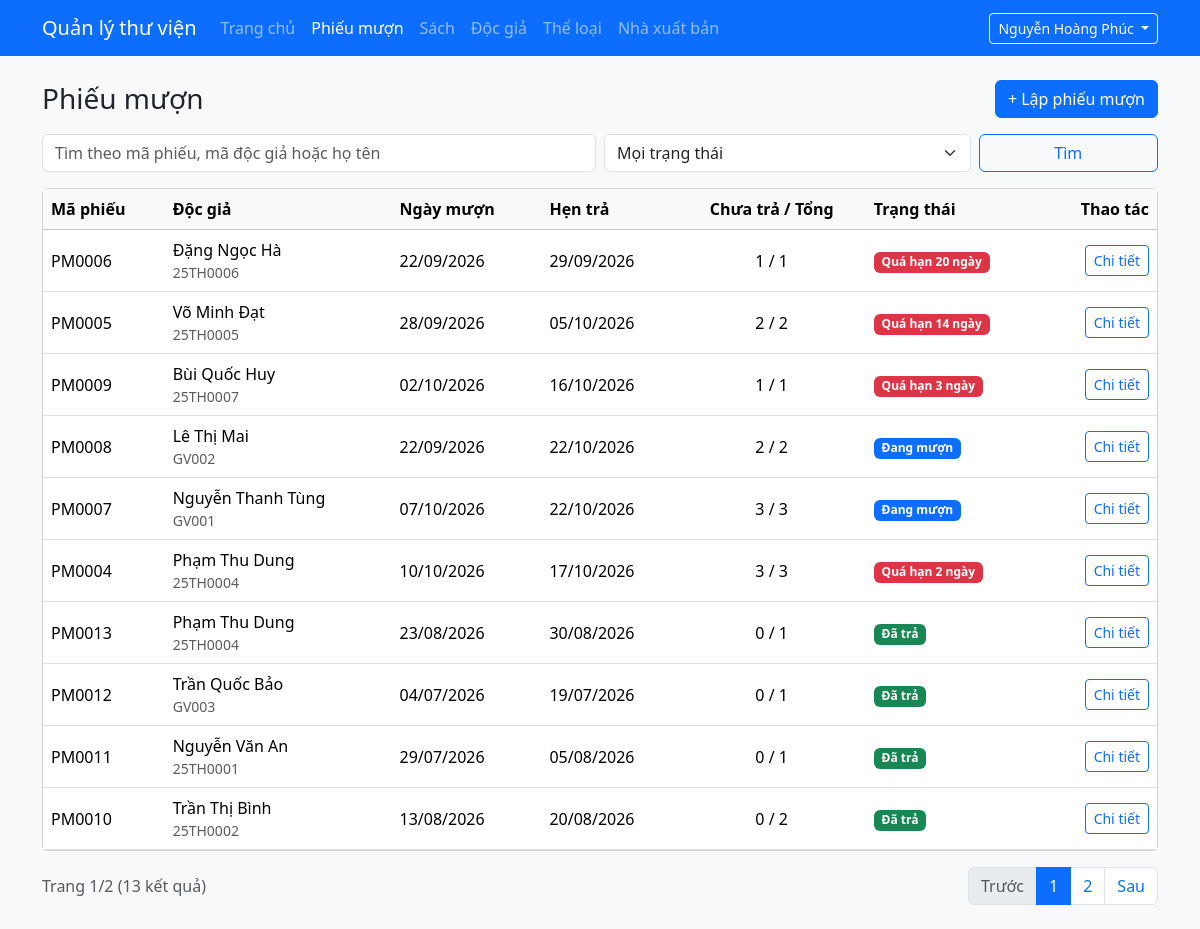
/admin/phieumuon.php (signed in), run on the app's committed database.
### tables this page shows
CREATE TABLE phieumuon (
  id                    INT UNSIGNED NOT NULL AUTO_INCREMENT PRIMARY KEY,
  ma_phieu              VARCHAR(20)  NOT NULL UNIQUE,
  id_doc_gia            INT UNSIGNED NOT NULL,
  id_nhan_vien          INT UNSIGNED NOT NULL,           
  ngay_muon             DATE NOT NULL,
  ngay_hen_tra          DATE NOT NULL,                   
  so_lan_gia_han_da_dung TINYINT UNSIGNED NOT NULL DEFAULT 0,   
  trang_thai            ENUM('dang_muon','da_tra','qua_han') NOT NULL DEFAULT 'dang_muon',
  CONSTRAINT fk_phieu_docgia   FOREIGN KEY (id_doc_gia)   REFERENCES docgia(id),
  CONSTRAINT fk_phieu_nhanvien FOREIGN KEY (id_nhan_vien) REFERENCES nhanvien(id),
  CHECK (ngay_hen_tra >= ngay_muon),
  INDEX idx_phieu_hen_tra (trang_thai, ngay_hen_tra)       
);

CREATE TABLE docgia (
  id            INT UNSIGNED NOT NULL AUTO_INCREMENT PRIMARY KEY,
  ma_doc_gia    VARCHAR(20)  NOT NULL UNIQUE,     
  ho_ten        VARCHAR(100) NOT NULL,
  ngay_sinh     DATE         NULL,
  gioi_tinh     ENUM('nam','nu','khac') NOT NULL DEFAULT 'khac',
  dia_chi       VARCHAR(255) NULL,
  sdt           VARCHAR(15)  NULL,
  email         VARCHAR(100) NULL,
  id_loai       INT UNSIGNED NOT NULL,
  mat_khau      VARCHAR(255) NOT NULL,            
  ngay_dang_ky  DATE         NOT NULL,
  trang_thai    ENUM('hoat_dong','khoa') NOT NULL DEFAULT 'hoat_dong',
  CONSTRAINT fk_docgia_loai FOREIGN KEY (id_loai) REFERENCES loaidocgia(id)
);

### includes/helpers.php (called while the page is built, shortened)
<?php
function e($chuoi): string
{
    return htmlspecialchars((string) $chuoi, ENT_QUOTES | ENT_SUBSTITUTE, 'UTF-8');
}
function layChuoiGet(string $ten): string
{
    $giaTri = $_GET[$ten] ?? '';
    return is_string($giaTri) ? trim($giaTri) : '';
}

### includes/csdl.php (called while the page is built, shortened)
<?php
function truyVan(mysqli $conn, string $sql, string $kieu = '', array $thamSo = []): mysqli_stmt
{
    $stmt = mysqli_prepare($conn, $sql);
    if ($kieu !== '') {
        mysqli_stmt_bind_param($stmt, $kieu, ...$thamSo);
    }
    mysqli_stmt_execute($stmt);
    return $stmt;
}

### includes/muon-tra.php (called while the page is built, shortened)
<?php
require_once __DIR__ . '/csdl.php';
function ngayVN(?string $ngay): string
{
    return date('d/m/Y', strtotime($ngay));
}
function nhanTrangThaiPhieu(int $soCuonChuaTra, int $soNgayTre): array
{
    if ($soCuonChuaTra === 0) {
        return ['Đã trả', 'success'];
    }
    if ($soNgayTre > 0) {
        return ['Quá hạn ' . $soNgayTre . ' ngày', 'danger'];
    }
    return ['Đang mượn', 'primary'];
}

### admin/phieumuon.php (the view, shortened to what this page needs)
<?php
require_once __DIR__ . '/../includes/khoi-tao-admin.php';
require_once __DIR__ . '/../includes/muon-tra.php';
$soDongMoiTrang = 10;
$tuKhoa = layChuoiGet('q');
$trangThai = layChuoiGet('trangthai');
if (!in_array($trangThai, ['dang_muon', 'qua_han', 'da_tra'], true)) {
    $trangThai = '';
}
$pageNum = filter_var(layChuoiGet('page'), FILTER_VALIDATE_INT);
$pageNum = ($pageNum !== false && $pageNum > 0) ? $pageNum : 1;
$dieuKien = [];
$kieu     = '';
$thamSo   = [];
$menhDeWhere = count($dieuKien) > 0 ? 'WHERE ' . implode(' AND ', $dieuKien) : '';
$stmt = truyVan(
    $conn,
    "SELECT COUNT(*) FROM phieumuon pm JOIN docgia dg ON dg.id = pm.id_doc_gia $menhDeWhere",
    $kieu,
    $thamSo
);
$numRows = (int) mysqli_fetch_row(mysqli_stmt_get_result($stmt))[0];
$maxPage = max(1, (int) ceil($numRows / $soDongMoiTrang));
$pageNum = min($pageNum, $maxPage);
$offset  = ($pageNum - 1) * $soDongMoiTrang;
$sql = "SELECT pm.id, pm.ma_phieu, pm.ngay_muon, pm.ngay_hen_tra, dg.ma_doc_gia, dg.ho_ten,
               DATEDIFF(CURDATE(), pm.ngay_hen_tra) AS so_ngay_tre,
               (SELECT COUNT(*) FROM chitietphieumuon ct WHERE ct.id_phieu_muon = pm.id) AS tong_cuon,
               (SELECT COUNT(*) FROM chitietphieumuon ct
                WHERE ct.id_phieu_muon = pm.id AND ct.ngay_tra_thuc_te IS NULL) AS chua_tra
        FROM phieumuon pm
        JOIN docgia dg ON dg.id = pm.id_doc_gia
        $menhDeWhere
        ORDER BY pm.id DESC
        LIMIT ? OFFSET ?";
$stmt = truyVan(
    $conn,
    $sql,
    $kieu . 'ii',
    array_merge($thamSo, [$soDongMoiTrang, $offset])
);
$dsPhieu = mysqli_fetch_all(mysqli_stmt_get_result($stmt), MYSQLI_ASSOC);
function lienKetTrang(int $page, string $tuKhoa, string $trangThai): string
{
    $thamSoUrl = ['page' => $page];
    return '?' . e(http_build_query($thamSoUrl));
}
require __DIR__ . '/../includes/admin-dau.php';
?>
<div class="d-flex flex-wrap justify-content-between align-items-center mb-3 gap-2">
    <h1 class="h3 mb-0">Phiếu mượn</h1>
    <a href="phieumuon-them.php" class="btn btn-primary">+ Lập phiếu mượn</a>
</div>
<form method="get" class="row g-2 mb-3">
    <div class="col-12 col-md-6">
        <input type="text" class="form-control" name="q" value="<?= e($tuKhoa) ?>"
               placeholder="Tìm theo mã phiếu, mã độc giả hoặc họ tên">
    </div>
    <div class="col-8 col-md-4">
        <select class="form-select" name="trangthai">
            <option value="">Mọi trạng thái</option>
        </select>
    </div>
    <div class="col-4 col-md-2 d-grid">
        <button type="submit" class="btn btn-outline-primary">Tìm</button>
    </div>
</form>
<div class="card">
    <div class="table-responsive">
        <table class="table table-hover align-middle mb-0">
            <thead class="table-light">
                <tr>
                    <th>Mã phiếu</th>
                    <th>Độc giả</th>
                    <th>Ngày mượn</th>
                    <th>Hẹn trả</th>
                    <th class="text-center">Chưa trả / Tổng</th>
                    <th>Trạng thái</th>
                    <th class="text-end">Thao tác</th>
                </tr>
            </thead>
            <tbody>
            <?php foreach ($dsPhieu as $phieu): ?>
                <?php [$nhan, $mau] = nhanTrangThaiPhieu((int) $phieu['chua_tra'], (int) $phieu['so_ngay_tre']); ?>
                <tr>
                    <td><?= e($phieu['ma_phieu']) ?></td>
                    <td>
                        <?= e($phieu['ho_ten']) ?>
                        <div class="small text-muted"><?= e($phieu['ma_doc_gia']) ?></div>
                    </td>
                    <td><?= e(ngayVN($phieu['ngay_muon'])) ?></td>
                    <td><?= e(ngayVN($phieu['ngay_hen_tra'])) ?></td>
                    <td class="text-center"><?= (int) $phieu['chua_tra'] ?> / <?= (int) $phieu['tong_cuon'] ?></td>
                    <td><span class="badge text-bg-<?= $mau ?>"><?= e($nhan) ?></span></td>
                    <td class="text-end text-nowrap">
                        <a href="phieumuon-chitiet.php?id=<?= (int) $phieu['id'] ?>" class="btn btn-sm btn-outline-primary">Chi tiết</a>
                    </td>
                </tr>
            <?php endforeach; ?>
            </tbody>
        </table>
    </div>
</div>
<div class="d-flex flex-wrap justify-content-between align-items-center mt-3 gap-2">
    <div class="text-muted">Trang <?= $pageNum ?>/<?= $maxPage ?> (<?= $numRows ?> kết quả)</div>
    <?php if ($maxPage > 1): ?>
    <nav aria-label="Phân trang">
        <ul class="pagination mb-0">
            <li class="page-item<?= $pageNum <= 1 ? ' disabled' : '' ?>">
                <a class="page-link" href="<?= lienKetTrang(max(1, $pageNum - 1), $tuKhoa, $trangThai) ?>">Trước</a>
            </li>
            <?php for ($i = max(1, $pageNum - 2); $i <= min($maxPage, $pageNum + 2); $i++): ?>
                <li class="page-item<?= $i === $pageNum ? ' active' : '' ?>">
                    <a class="page-link" href="<?= lienKetTrang($i, $tuKhoa, $trangThai) ?>"><?= $i ?></a>
                </li>
            <?php endfor; ?>
            <li class="page-item<?= $pageNum >= $maxPage ? ' disabled' : '' ?>">
                <a class="page-link" href="<?= lienKetTrang(min($maxPage, $pageNum + 1), $tuKhoa, $trangThai) ?>">Sau</a>
            </li>
        </ul>
    </nav>
    <?php endif; ?>
</div>
<?php require __DIR__ . '/../includes/admin-cuoi.php'; ?>

### data on the page
phieumuon: ma_phieu "PM0006", id_doc_gia.ho_ten "Đặng Ngọc Hà", id_doc_gia.ma_doc_gia "25TH0006", ngay_muon "22/09/2026", ngay_hen_tra "29/09/2026", chua_tra "1", tong_cuon "1", nhan "Quá hạn 20 ngày"
phieumuon: ma_phieu "PM0005", id_doc_gia.ho_ten "Võ Minh Đạt", id_doc_gia.ma_doc_gia "25TH0005", ngay_muon "28/09/2026", ngay_hen_tra "05/10/2026", chua_tra "2", tong_cuon "2", nhan "Quá hạn 14 ngày"
phieumuon: ma_phieu "PM0009", id_doc_gia.ho_ten "Bùi Quốc Huy", id_doc_gia.ma_doc_gia "25TH0007", ngay_muon "02/10/2026", ngay_hen_tra "16/10/2026", chua_tra "1", tong_cuon "1", nhan "Quá hạn 3 ngày"
phieumuon: ma_phieu "PM0008", id_doc_gia.ho_ten "Lê Thị Mai", id_doc_gia.ma_doc_gia "GV002", ngay_muon "22/09/2026", ngay_hen_tra "22/10/2026", chua_tra "2", tong_cuon "2", nhan "Đang mượn"
phieumuon: ma_phieu "PM0007", id_doc_gia.ho_ten "Nguyễn Thanh Tùng", id_doc_gia.ma_doc_gia "GV001", ngay_muon "07/10/2026", ngay_hen_tra "22/10/2026", chua_tra "3", tong_cuon "3", nhan "Đang mượn"
phieumuon: ma_phieu "PM0004", id_doc_gia.ho_ten "Phạm Thu Dung", id_doc_gia.ma_doc_gia "25TH0004", ngay_muon "10/10/2026", ngay_hen_tra "17/10/2026", chua_tra "3", tong_cuon "3", nhan "Quá hạn 2 ngày"
phieumuon: ma_phieu "PM0013", id_doc_gia.ho_ten "Phạm Thu Dung", id_doc_gia.ma_doc_gia "25TH0004", ngay_muon "23/08/2026", ngay_hen_tra "30/08/2026", chua_tra "0", tong_cuon "1", nhan "Đã trả"
phieumuon: ma_phieu "PM0012", id_doc_gia.ho_ten "Trần Quốc Bảo", id_doc_gia.ma_doc_gia "GV003", ngay_muon "04/07/2026", ngay_hen_tra "19/07/2026", chua_tra "0", tong_cuon "1", nhan "Đã trả"
phieumuon: ma_phieu "PM0011", id_doc_gia.ho_ten "Nguyễn Văn An", id_doc_gia.ma_doc_gia "25TH0001", ngay_muon "29/07/2026", ngay_hen_tra "05/08/2026", chua_tra "0", tong_cuon "1", nhan "Đã trả"
phieumuon: ma_phieu "PM0010", id_doc_gia.ho_ten "Trần Thị Bình", id_doc_gia.ma_doc_gia "25TH0002", ngay_muon "13/08/2026", ngay_hen_tra "20/08/2026", chua_tra "0", tong_cuon "2", nhan "Đã trả"

### other printed values
$nhanVien['ho_ten'] "Nguyễn Hoàng Phúc"
$pageNum "1"
$maxPage "2"
$numRows "13"
